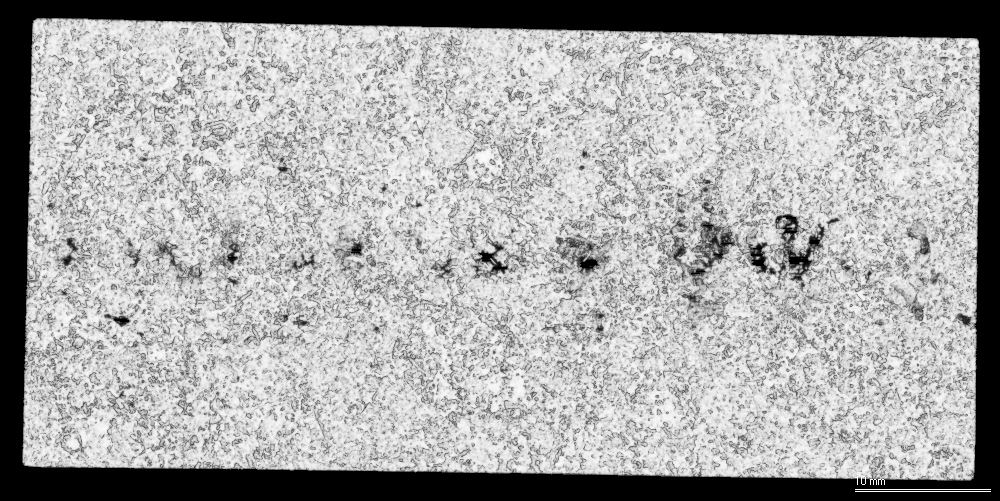
#> input picture testdata/hw3/hw3.bmp, 1000 x 501 px
$ python test3.py   (Python 2 division)
#> lines starting #> are read from the running program, lines starting #| are printed output that depends on the picture
# -*- coding: UTF-8 -*-
import numpy as np
import cv2
import matplotlib.pyplot as plt
import cutborder


class Rectification:
    def __init__(self, img_path):
        self.img_path = img_path
        self.rotate_path = '../../outputdata/hw3/rotate.bmp'
        self.output_path = '../../outputdata/hw3/result.bmp'

    def rotate(self):
        """
        对初始图像进行矫正，并存储矫正结果
        :return: null
        """
        img = cv2.imread(self.img_path)                 # 读取图片
#> img is the input picture: shape (501, 1000, 3); min 0, max 255, mean 167.9
        gray = cv2.cvtColor(img, cv2.COLOR_BGR2GRAY)    # 将RGB图像转换成灰度图
        gray = cv2.GaussianBlur(gray, (5, 5), 15)       # 对灰度图进行高斯模糊处理
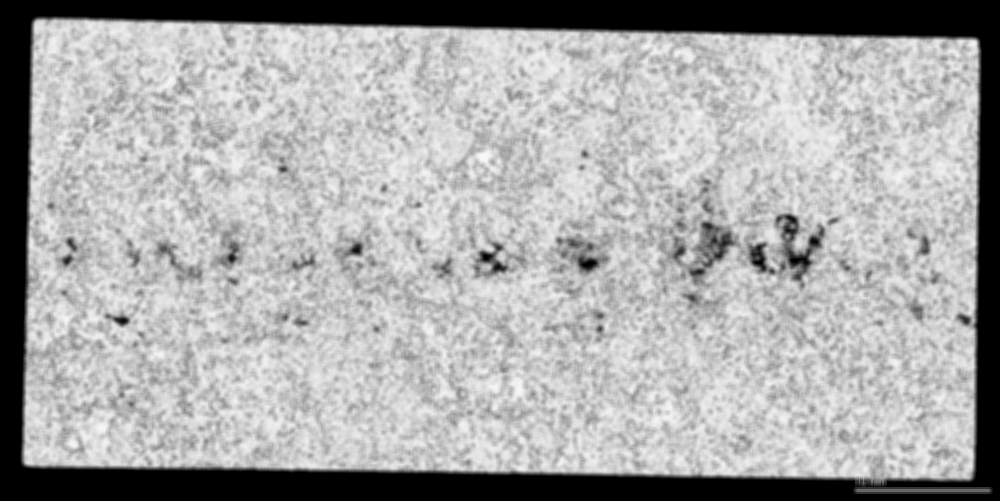
#> gray: shape (501, 1000); min 0, max 249, mean 167.9
        edged = cv2.Canny(gray, 240, 250)               # 使用Canny算法进行边缘检测
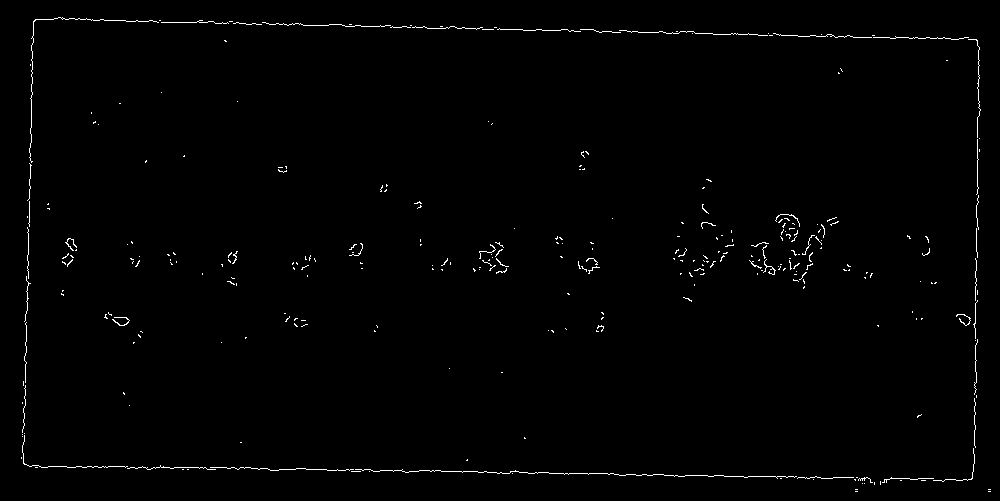
#> edged: shape (501, 1000); 0.9% white in thin lines or dots

        lines = cv2.HoughLines(edged, 1, np.pi / 180, 118)  # 使用霍夫变换检测边界直线
#> lines = [[463, 1.59], [20, 1.59], [32, 0.0175], [980, 0.0175], [467, 1.57]]
        result = img.copy()
        result[...] = 0
#> result: shape (501, 1000, 3); every value is 0
        print len(lines[0])
#| 1

        contours = []
        for i in range(len(lines[0])):
            '''
            求出边界直线交点作为待矫正图像顶点
            '''
            line1 = lines[0][i]
            r1 = line1[0]
            theta1 = line1[1]
            for j in range(i + 1, len(lines[0])):
                line2 = lines[0][j]
                r2 = line2[0]
                theta2 = line2[1]
                if theta2 == theta1:
                    continue
                else:
                    x0 = (r2 * np.sin(theta1) - r1 * np.sin(theta2)) / np.sin(theta1 - theta2)
                    y0 = r1 / np.sin(theta1) - (np.cos(theta1) / np.sin(theta1)) * x0
                    contours.append([y0, x0])
#> this loop made 1 pass
#> after the loop, contours = []
        print contours

        '''
        测试绘图
        '''
        # [29 lines of commented-out code are left out]

        '''
        对顶点进行排序以对应原图像顶点位置
        '''
#> (the run stopped early here; a loop or call above may not have finished)
